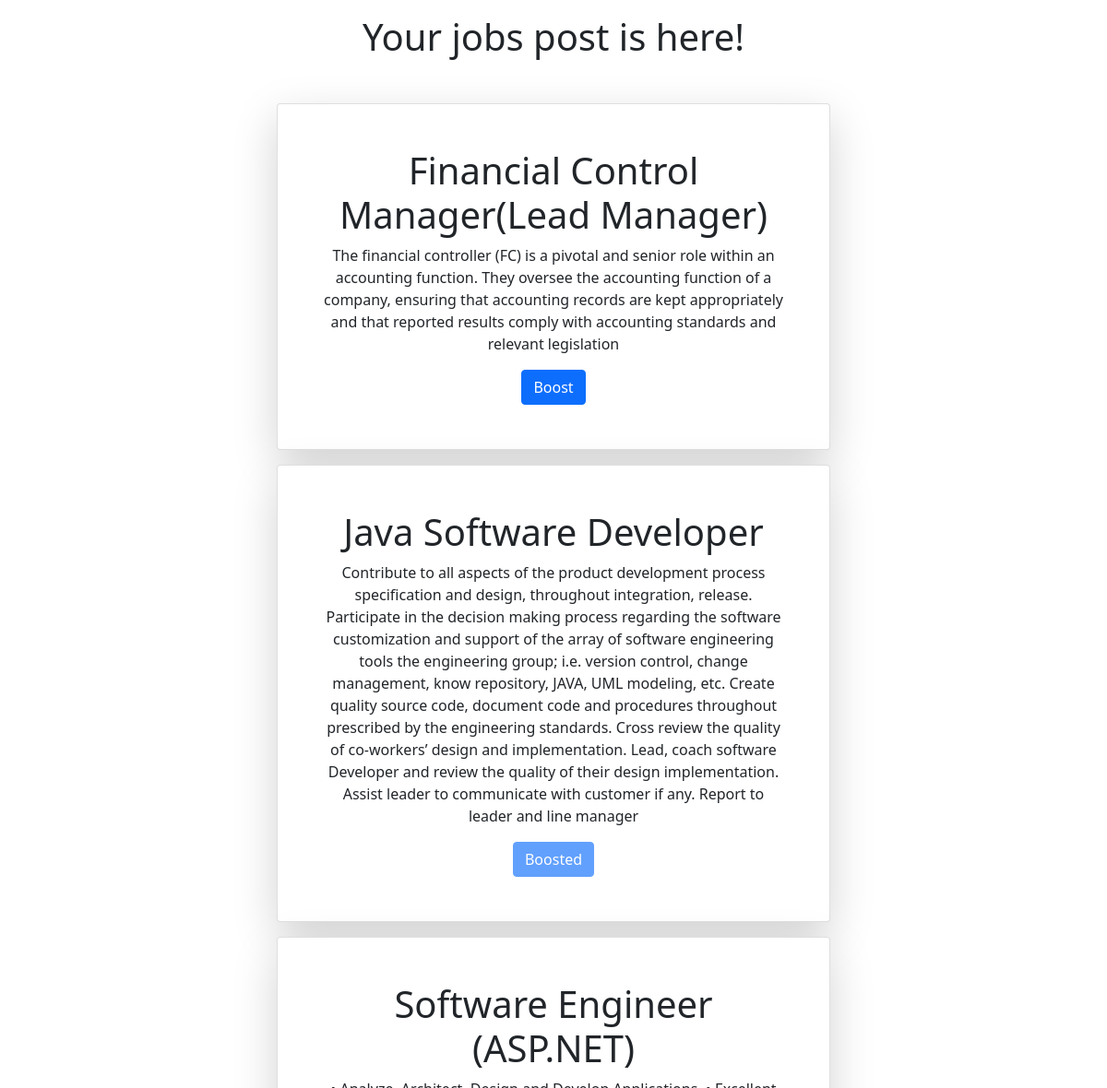
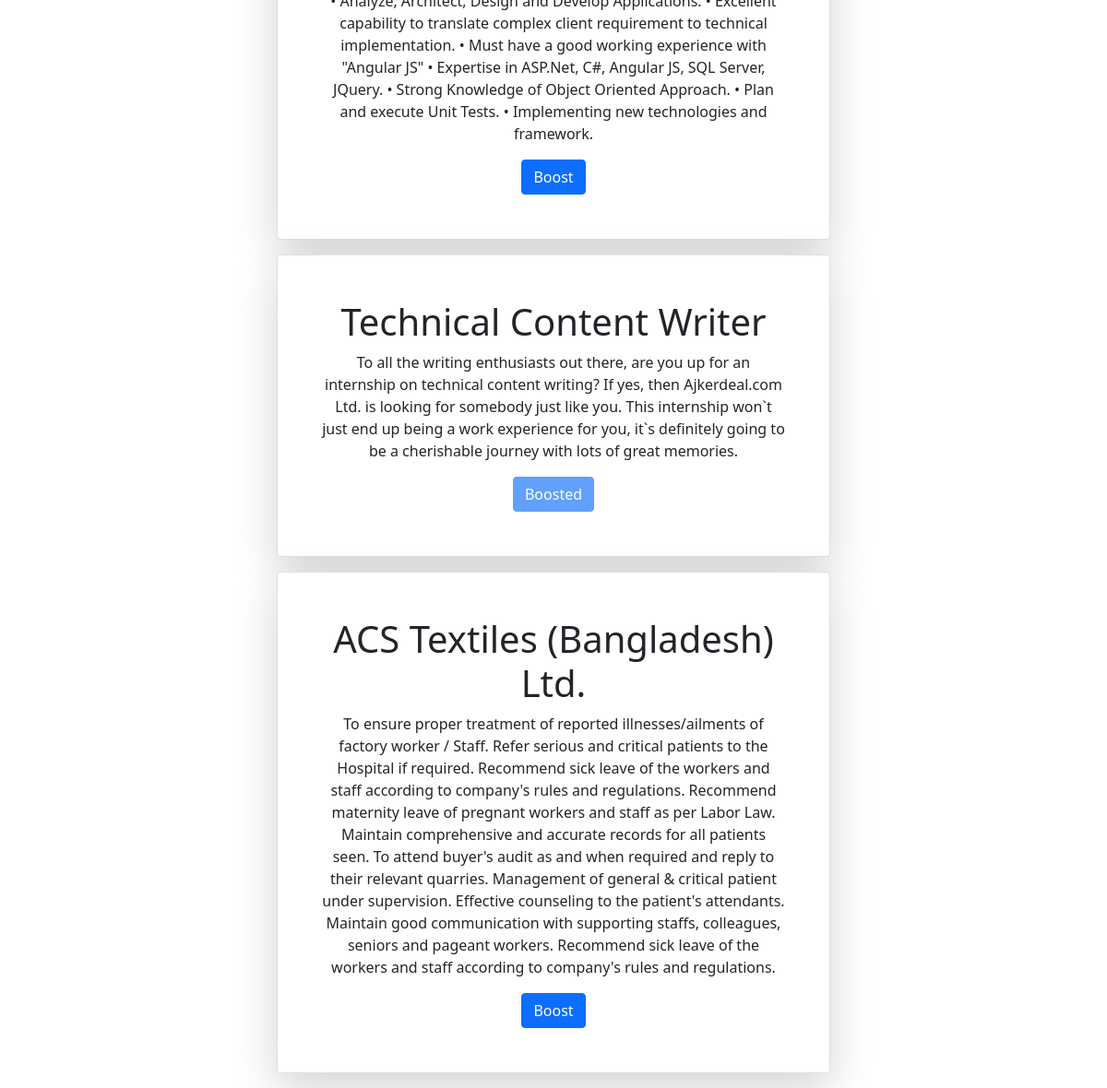
The page /boostJobPage.php on the database its author committed (2 pictures, top to bottom).
### tables this page shows
create table jobs (
    jobid int not null unique auto_increment,
    jobtitle varchar(256) not null,
    jobtype varchar(32) not null,
    jobdescription text not null,
    salary int not null,
    location varchar(256) not null,
    jobkeywords varchar(256) not null,
    employer varchar(32) not null,
    boosted boolean not null default false,
    deadline date not null,
    primary key(jobid)
);

### boostJobPage.php (the view, shortened to what this page needs)
<?php
 $username=$_SESSION['username'];
?>
<!DOCTYPE html>
<html lang="en">
<head>
  <link href="https://cdn.jsdelivr.net/npm/bootstrap@5.0.2/dist/css/bootstrap.min.css" rel="stylesheet">
</head>
<body>
 <h1 class="text-center mt-3 mb-5">Your jobs post is here!</h1>
  <?php
  include "dbh.php";
  $sql= "SELECT * FROM `jobs` WHERE employer LIKE'%$username%';";
  $returnObj=$conn->query($sql);
  if($returnObj->rowCount()==0)
  {
    echo "<h1 class='text-center'>No Jobs found</h1>";
  }
  else
  {
    $data=$returnObj->fetchAll();
    foreach ($data as $row) {
      if($row['boosted']==1)
      {
        echo"
      <div class='text-center my-3 shadow-lg p-5 card'>
      <h1>$row[jobtitle]</h1>
      <p>$row[jobdescription]</p>
      <a href='boostJob.php?id=$row[jobid]'><Button class='btn btn-primary' disabled>Boosted</Button></a>
      </div>
      ";
      }
      elseif($row['boosted']==0)
      {
        echo"
      <div class='text-center my-3 shadow-lg p-5 card'>
      <h1>$row[jobtitle]</h1>
      <p>$row[jobdescription]</p>
      <a href='boostJob.php?id=$row[jobid]'><Button class='btn btn-primary'>Boost</Button></a>
      </div>
      ";
      }
    }
  }
  ?>
</body>
</html>

### boostJobPage.php (style rules this page uses)
.card { margin-left: 300px; margin-right: 300px; }

### rows shown on the page
jobs: jobtitle "Financial Control Manager(Lead Manager)", jobdescription "The financial controller (FC) is a pivotal and senior role within an accounting function. They oversee the accounting function of a company, ensuring that accounting records are kept appropriately and that reported results comply with accounting standards and relevant legislation"
jobs: jobtitle "Java Software Developer", jobdescription "Contribute to all aspects of the product development process specification and design, throughout integration, release. Participate in the decision making process regarding the software customization and support of the array of software engineering tools the engineering group; i.e. version control, change management, know repository, JAVA, UML modeling, etc. Create quality source code, document code and procedures throughout prescribed by the engineering standards. Cross review the quality of co-workers’ design and implementation. Lead, coach software Developer and review the quality of their design implementation. Assist leader to communicate with customer if any. Report to leader and line…"
jobs: jobtitle "Software Engineer (ASP.NET)", jobdescription "• Analyze, Architect, Design and Develop Applications. • Excellent capability to translate complex client requirement to technical implementation. • Must have a good working experience with \"Angular JS\" • Expertise in ASP.Net, C#, Angular JS, SQL Server, JQuery. • Strong Knowledge of Object Oriented Approach. • Plan and execute Unit Tests. • Implementing new technologies and framework."
jobs: jobtitle "Technical Content Writer", jobdescription "To all the writing enthusiasts out there, are you up for an internship on technical content writing? If yes, then Ajkerdeal.com Ltd. is looking for somebody just like you. This internship won`t just end up being a work experience for you, it`s definitely going to be a cherishable journey with lots of great memories."
jobs: jobtitle "ACS Textiles (Bangladesh) Ltd.", jobdescription "To ensure proper treatment of reported illnesses/ailments of factory worker / Staff. Refer serious and critical patients to the Hospital if required. Recommend sick leave of the workers and staff according to company's rules and regulations. Recommend maternity leave of pregnant workers and staff as per Labor Law. Maintain comprehensive and accurate records for all patients seen. To attend buyer's audit as and when required and reply to their relevant quarries. Management of general & critical patient under supervision. Effective counseling to the patient's attendants. Maintain good communication with supporting staffs, colleagues, seniors and pageant workers. Recommend sick leave of the…"
